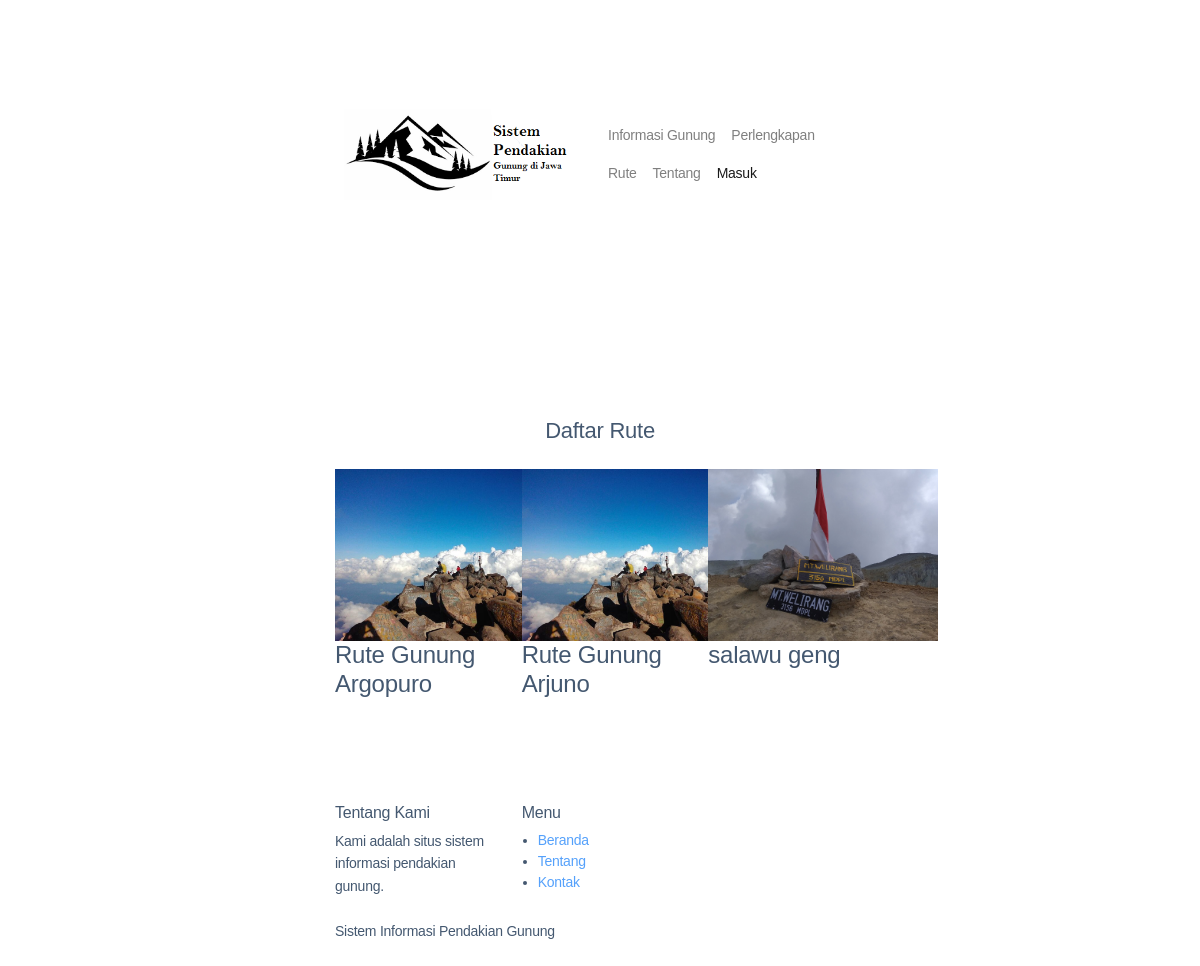
The app's page /index.php/home/in_rute with its own data.
### tables this page shows
CREATE TABLE `tb_rute` (
  `id_rute` int(11) NOT NULL,
  `nama_rute` varchar(100) NOT NULL,
  `ket_singkat` text NOT NULL,
  `gambar` varchar(180) NOT NULL,
  `created` datetime NOT NULL DEFAULT current_timestamp(),
  `modified` datetime NOT NULL DEFAULT current_timestamp()
);

### application/controllers/Home.php (called while the page is built, shortened)
<?php
class Home extends CI_Controller
{
    public function __construct()
    {
        $this->load->model('Wisata_M');
        $this->load->model('Perlengkapan_M');
        $this->load->model('Rute_M');
        $this->load->model('Krisar_M');
    }
    public function in_rute()
    {
        $data = [
            'rute' => $this->Rute_M->getData()
        ];
        $this->load->view('core/header');
        $this->load->view('home/in_rute', $data);
        $this->load->view('core/footer');
    }
}

### index.php (called while the page is built, shortened)
<?php
require_once BASEPATH.'core/CodeIgniter.php';

### application/models/Rute_M.php (called while the page is built, shortened)
<?php
class Rute_M extends CI_Model
{
    public function getData()
    {
        return $this->db->get('tb_rute')->result_array();
    }
}

### application/views/home/in_rute.php (the view)
<section class="home_gallery_area p_120">
    <div class="container">
        <h2 class="text-center">Daftar Rute</h2>
        <div class="gallery_f_inner row imageGallery1 mb-4 mt-4">
            <?php
            foreach ($rute as $rt) :
            ?>
                <div class="col-lg-4 col-md-4 col-sm-6">
                    <div class="h_gallery_item">
                        <a href="detail-konten?id=<?= $rt['id_rute'] ?>&val=wisata" target="_blank">
                            <div class="g_img_item">
                                <img src="<?= base_url('asset/images/gunung/' . $rt['gambar']) ?>" width="230">
                            </div>
                        </a>
                        <div class="g_item_text">
                            <h4><?= $rt['nama_rute']; ?></h4>
                        </div>
                    </div>
                </div>
            <?php endforeach; ?>
        </div>
    </div>
</section>

### records on screen
tb_rute: gambar (picture), nama_rute "Rute Gunung Argopuro"
tb_rute: gambar (picture), nama_rute "Rute Gunung Arjuno"
tb_rute: gambar (picture), nama_rute "salawu geng"
